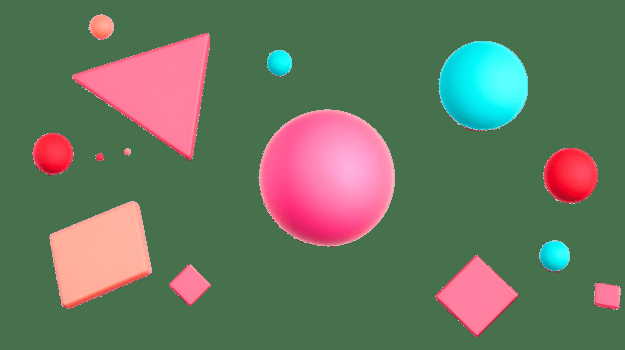
#> input picture pic1.jpg, 625 x 350 px
$ python 05_contours.py
#> lines starting #> are read from the running program, lines starting #| are printed output that depends on the picture; after the words box and inside, x2 and y2 are one past the last pixel; in counts of white or black regions, pixels touching at a corner belong together
# Detect and draw contours in an image.
# This script finds object boundaries after thresholding and highlights them.

import cv2

# Load the source image.
image = cv2.imread("pic1.jpg")
#> image is the input picture: shape (350, 625, 3); mean B, G, R 95.2, 117.9, 103.1

# Convert the image to grayscale.
gray = cv2.cvtColor(image, cv2.COLOR_BGR2GRAY)
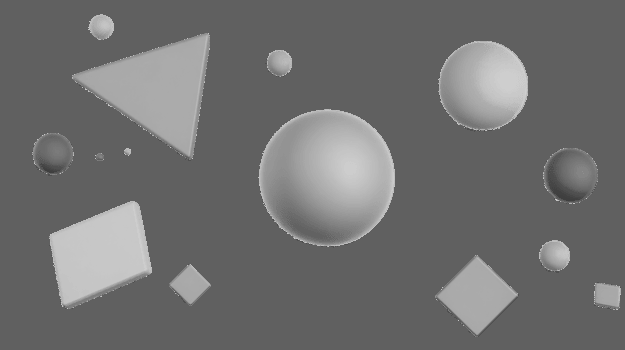
#> gray: shape (350, 625); min 63, max 206, mean 111.2

# Use thresholding to create a binary image.
_, threshold = cv2.threshold(
    gray,
    120,
    255,
    cv2.THRESH_BINARY
)
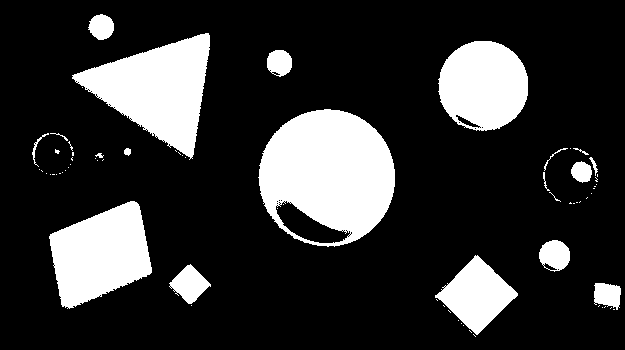
#> threshold: shape (350, 625); 19.8% white; 71 white regions (52 under 20 px)

# Find contours in the binary image.
contours, hierarchy = cv2.findContours(
    threshold,
    cv2.RETR_EXTERNAL,
    cv2.CHAIN_APPROX_SIMPLE
)
#> contours = 69 contours, 55 with area under 20; largest, box (x1, y1, x2, y2) and area: (258, 109, 395, 247) 14488, (72, 33, 210, 160) 8758, (49, 201, 152, 309) 7184, (438, 41, 528, 131) 6253, (435, 255, 518, 335) 3264

print("Number of contours:", len(contours))
#| Number of contours: 69

# Draw rectangles around large contours and draw all contours on the image.
for contour in contours:

    area = cv2.contourArea(contour)

    if area > 500:

        x, y, w, h = cv2.boundingRect(contour)

        cv2.rectangle(
            image,
            (x, y),
            (x + w, y + h),
            (0, 255, 0),
            2
        )
#> this loop made 69 passes
#> (area, x, y, w, h) on passes 15, 16, 17, 18, 23, 64, 67, 68: (505.5, 594, 283, 27, 27), (858, 169, 264, 42, 40), (3264.5, 435, 255, 83, 80), (717.5, 539, 240, 31, 32), (7183.5, 49, 201, 103, 108), (14488, 258, 109, 137, 138), (6253, 438, 41, 90, 90), (8758, 72, 33, 138, 127)
#> area on passes 44, 48, 60: 308.5, 33.5, 32.5
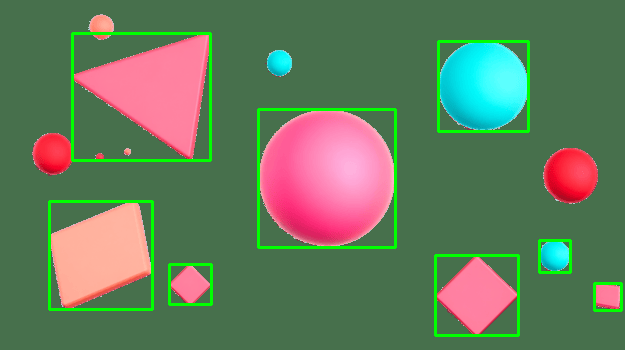
#> image: shape (350, 625, 3); 3.53% of pixels changed, all inside (x1, y1, x2, y2) = (48, 32, 623, 337)

cv2.drawContours(image, contours, -1, (0, 255, 0), 2)
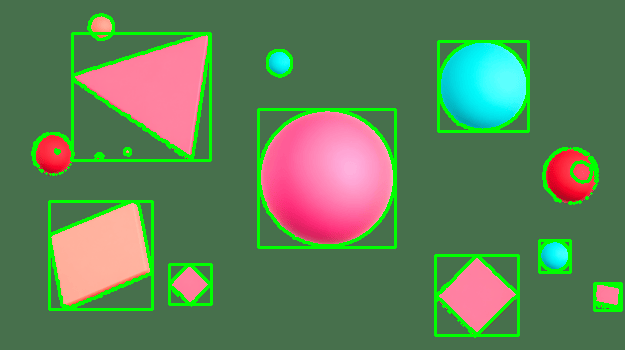
#> image: shape (350, 625, 3); 3.68% of pixels changed, all inside (x1, y1, x2, y2) = (31, 13, 620, 338)

cv2.imshow("Contours", image)

cv2.waitKey(0)
cv2.destroyAllWindows()
